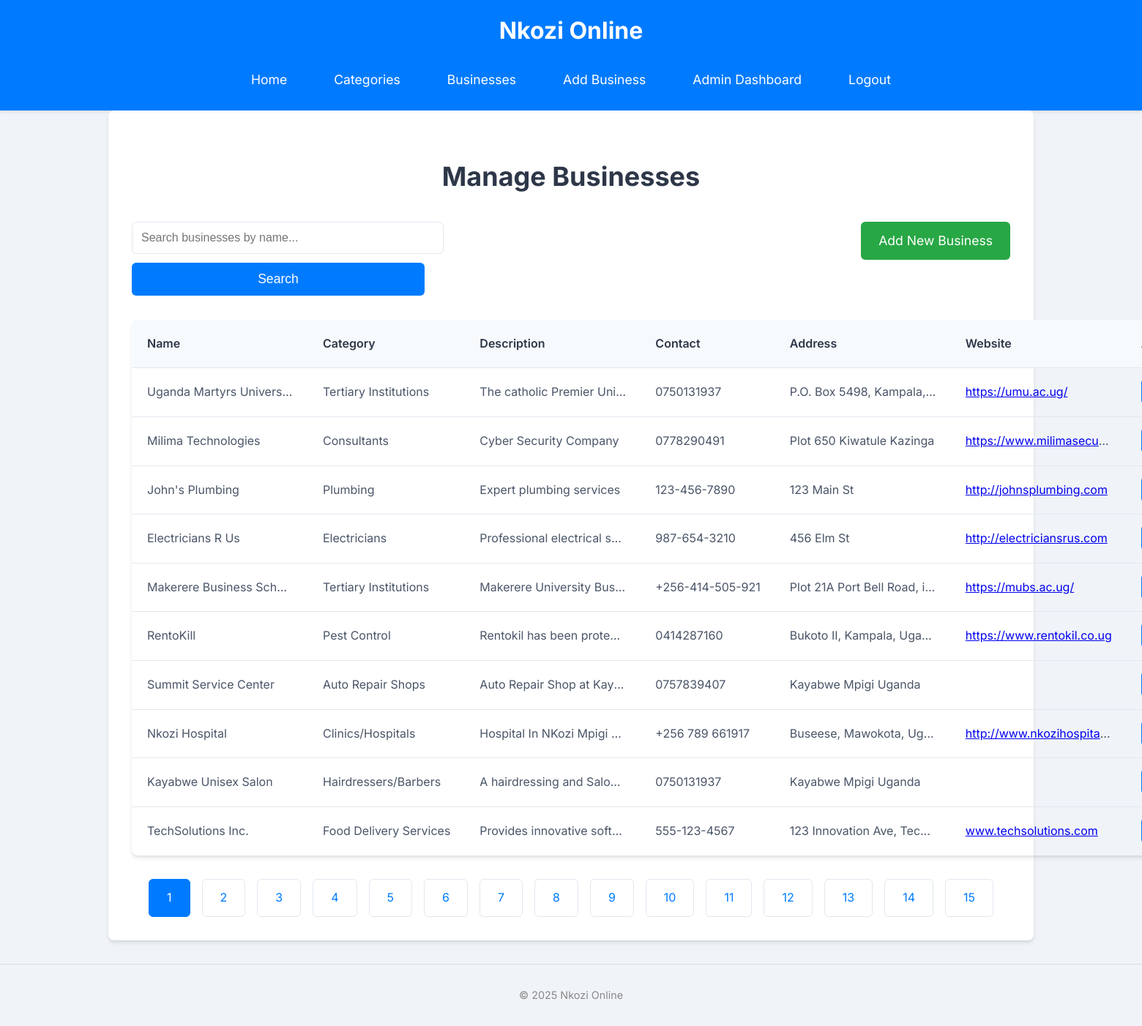
The app's page /manage_businesses.php (signed in) with its own data.
### tables this page shows
CREATE TABLE IF NOT EXISTS `businesses` (
  `business_id` int NOT NULL AUTO_INCREMENT,
  `category_id` int DEFAULT NULL,
  `user_id` int DEFAULT NULL,
  `name` varchar(255) NOT NULL,
  `description` text,
  `contact_phone` varchar(20) DEFAULT NULL,
  `address` varchar(255) DEFAULT NULL,
  `website` varchar(255) DEFAULT NULL,
  `created_at` timestamp NULL DEFAULT CURRENT_TIMESTAMP,
  `updated_at` timestamp NULL DEFAULT CURRENT_TIMESTAMP ON UPDATE CURRENT_TIMESTAMP,
  `is_approved` tinyint(1) DEFAULT '0',
  `avg_rating` decimal(3,2) DEFAULT '0.00' COMMENT 'Stores average rating calculated from reviews',
  PRIMARY KEY (`business_id`),
  KEY `category_id` (`category_id`),
  KEY `user_id` (`user_id`)
);

CREATE TABLE IF NOT EXISTS `categories` (
  `category_id` int NOT NULL AUTO_INCREMENT,
  `category_name` varchar(255) NOT NULL,
  `status` tinyint(1) NOT NULL DEFAULT '1',
  PRIMARY KEY (`category_id`)
);

### manage_businesses.php (the view, shortened to what this page needs)
<?php
include 'db_connection.php';
$results_per_page = 10;
$page = isset($_GET['page']) ? max(1, intval($_GET['page'])) : 1;
$offset = ($page - 1) * $results_per_page;
$search_term = isset($_GET['search']) ? trim($_GET['search']) : '';
$search_query = $search_term ? "WHERE name LIKE :search_term" : '';
$query = "SELECT b.*, c.category_name, u.username FROM businesses b
            LEFT JOIN categories c ON b.category_id = c.category_id
            LEFT JOIN users u ON b.user_id = u.user_id
            $search_query
            LIMIT :offset, :results_per_page";
$stmt = $conn->prepare($query);
$stmt->bindParam(':offset', $offset, PDO::PARAM_INT);
$stmt->bindParam(':results_per_page', $results_per_page, PDO::PARAM_INT);
$stmt->execute();
$businesses = $stmt->fetchAll(PDO::FETCH_ASSOC);
$count_query = "SELECT COUNT(*) FROM businesses $search_query";
$count_stmt = $conn->prepare($count_query);
$count_stmt->execute();
$total_results = $count_stmt->fetchColumn();
$total_pages = ceil($total_results / $results_per_page);
?>
<!DOCTYPE html>
<html lang="en">
<head>
</head>
<body>
    <header>
        <h1>Nkozi Online</h1>
        <nav>
            <a href="index.php">Home</a>
            <a href="categories.php">Categories</a>
            <a href="businesses.php">Businesses</a>
            <a href="add_business.php">Add Business</a>
            <a href="admin_dashboard.php">Admin Dashboard</a>
            <a href="logout.php">Logout</a>
        </nav>
    </header>
    <main>
        <h2>Manage Businesses</h2>
        <div class="form-container">
            <form action="manage_businesses.php" method="GET">
                <input type="text" name="search" placeholder="Search businesses by name..." value="<?php echo htmlspecialchars($search_term ?? ''); ?>">
                <button type="submit">Search</button>
            </form>
            <a href="add_business.php" class="add-button">Add New Business</a>
        </div>
        <?php if (count($businesses) > 0): ?>
            <table class="business-table">
                <thead>
                    <tr>
                        <th>Name</th>
                        <th>Category</th>
                        <th>Description</th>
                        <th>Contact</th>
                        <th>Address</th>
                        <th>Website</th>
                        <th>Actions</th>
                    </tr>
                </thead>
                <tbody>
                    <?php foreach ($businesses as $business): ?>
                        <tr>
                            <td><?php echo htmlspecialchars($business['name'] ?? ''); ?></td>
                            <td><?php echo htmlspecialchars($business['category_name'] ?? ''); ?></td>
                            <td><?php echo htmlspecialchars($business['description'] ?? ''); ?></td>
                            <td><?php echo htmlspecialchars($business['contact_phone'] ?? ''); ?></td>
                            <td><?php echo htmlspecialchars($business['address'] ?? ''); ?></td>
                            <td><a href="<?php echo htmlspecialchars($business['website'] ?? ''); ?>" target="_blank"><?php echo htmlspecialchars($business['website'] ?? ''); ?></a></td>
                            <td>
                            </td>
                        </tr>
                    <?php endforeach; ?>
                </tbody>
            </table>
            <div class="pagination">
                <?php for ($i = 1; $i <= $total_pages; $i++): ?>
                    <a href="?page=<?php echo $i; ?>&search=<?php echo urlencode($search_term); ?>" <?php if ($i == $page) echo 'class="active"'; ?>><?php echo $i; ?></a>
                <?php endfor; ?>
            </div>
        <?php else: ?>
            <p class="no-results">No businesses found.</p>
        <?php endif; ?>
    </main>
    <footer>
        <p>&copy; 2025 Nkozi Online</p>
    </footer>
</body>
</html>

### manage_businesses.php (style rules this page uses)
body { font-family: 'Inter', sans-serif; margin: 0; padding: 0; background-color: #f0f4f8; color: #333; line-height: 1.6; }
header { background-color: #007BFF; color: white; padding: 1rem; text-align: center; box-shadow: 0 2px 4px rgba(0, 0, 0, 0.1); border-radius: 0; display: flex; flex-direction: column; align-items: center; }
header h1 { margin: 0 0 1rem 0; font-size: 2rem; width: 100%; }
header nav { display: flex; justify-content: center; gap: 1rem; width: 100%; flex-wrap: wrap; }
header nav a { color: white; text-decoration: none; padding: 0.75rem 1.5rem; border-radius: 0.375rem; transition: background-color 0.3s ease, transform 0.2s ease; font-size: 1.1rem; }
main { padding: 2rem; max-width: 1200px; margin: 0 auto; background-color: white; border-radius: 0.5rem; box-shadow: 0 4px 6px -1px rgba(0, 0, 0, 0.1), 0 2px 4px -1px rgba(0, 0, 0, 0.06); }
main h2 { font-size: 2.25rem; color: #2d3748; margin-bottom: 2rem; text-align: center; }
.form-container { display: flex; flex-wrap: wrap; justify-content: space-between; align-items: flex-start; margin-bottom: 2rem; gap: 1.5rem; }
.form-container form { display: flex; flex-direction: column; gap: 0.75rem; width: 100%; max-width: 400px; }
.form-container input[type="text"] { padding: 0.75rem; border: 1px solid #e2e8f0; border-radius: 0.375rem; width: 100%; font-size: 1rem; transition: border-color 0.2s ease; }
.form-container button { padding: 0.75rem 1.5rem; background-color: #007BFF; color: white; border: none; border-radius: 0.375rem; cursor: pointer; font-size: 1.1rem; transition: background-color 0.3s ease, transform 0.2s ease; white-space: nowrap; }
.add-button { padding: 0.75rem 1.5rem; background-color: #28a745; color: white; border: none; border-radius: 0.375rem; cursor: pointer; text-decoration: none; text-align: center; font-size: 1.1rem; transition: background-color 0.3s ease, transform 0.2s ease; white-space: nowrap; }
.business-table { width: 100%; border-collapse: collapse; margin-top: 2rem; border-radius: 0.5rem; overflow: hidden; box-shadow: 0 4px 6px -1px rgba(0, 0, 0, 0.1), 0 2px 4px -1px rgba(0, 0, 0, 0.06); border: 1px solid #e2e8f0; }
.business-table th, .business-table td { padding: 1.25rem; text-align: left; border-bottom: 1px solid #e2e8f0; text-overflow: ellipsis; overflow: hidden; white-space: nowrap; max-width: 200px; }
.business-table th { background-color: #f7fafc; color: #2d3748; font-weight: 600; }
.business-table td { color: #4a5568; }
.pagination { display: flex; justify-content: center; margin-top: 2rem; }
.pagination a { color: #007BFF; padding: 0.75rem 1.5rem; margin: 0 0.5rem; border-radius: 0.375rem; text-decoration: none; border: 1px solid #e2e8f0; transition: background-color 0.3s ease, color 0.3s ease; font-size: 1rem; }
.pagination a.active { background-color: #007BFF; color: white; border-color: #007BFF; }
footer { margin-top: 2rem; text-align: center; color: #888; font-size: 0.9rem; padding: 1rem; background-color: #f0f4f8; border-top: 1px solid #ddd; }

### records on screen
businesses: name "Uganda Martyrs Univers…", category.category_name "Tertiary Institutions", description "The catholic Premier Uni…", contact_phone "0750131937", address "P.O. Box 5498, Kampala,…", website "https://umu.ac.ug/"
businesses: name "Milima Technologies", category.category_name "Consultants", description "Cyber Security Company", contact_phone "0778290491", address "Plot 650 Kiwatule Kazinga", website "https://www.milimasecu…"
businesses: name "John's Plumbing", category.category_name "Plumbing", description "Expert plumbing services", contact_phone "123-456-7890", address "123 Main St", website "http://johnsplumbing.com"
businesses: name "Electricians R Us", category.category_name "Electricians", description "Professional electrical s…", contact_phone "987-654-3210", address "456 Elm St", website "http://electriciansrus.com"
businesses: name "Makerere Business School", category.category_name "Tertiary Institutions", description "Makerere University Bus…", contact_phone "+256-414-505-921", address "Plot 21A Port Bell Road, i…", website "https://mubs.ac.ug/"
businesses: name "RentoKill", category.category_name "Pest Control", description "Rentokil has been prote…", contact_phone "0414287160", address "Bukoto II, Kampala, Uga…", website "https://www.rentokil.co.ug"
businesses: name "Summit Service Center", category.category_name "Auto Repair Shops", description "Auto Repair Shop at Kay…", contact_phone "0757839407", address "Kayabwe Mpigi Uganda"
businesses: name "Nkozi Hospital", category.category_name "Clinics/Hospitals", description "Hospital In NKozi Mpigi…", contact_phone "+256 789 661917", address "Buseese, Mawokota, Ug…", website "http://www.nkozihospita…"
businesses: name "Kayabwe Unisex Salon", category.category_name "Hairdressers/Barbers", description "A hairdressing and Salo…", contact_phone "0750131937", address "Kayabwe Mpigi Uganda"
businesses: name "TechSolutions Inc.", category.category_name "Food Delivery Services", description "Provides innovative soft…", contact_phone "555-123-4567", address "123 Innovation Ave, Tec…", website "www.techsolutions.com"
